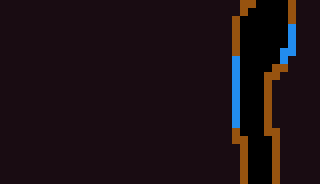

This is a level from a 2D game, rendered from its Tiled map with the project's own tilesets. A one-line summary and the complete map file follow:
An orthogonal 40x23 tile map with 8x8 px tiles, 2 tile layers (Terrain, Spikes).

<map version="1.10" tiledversion="1.12.2" orientation="orthogonal" renderorder="right-down" width="40" height="23" tilewidth="8" tileheight="8" infinite="0" nextlayerid="7" nextobjectid="46">
 <tileset firstgid="1" source="../tiles/Foregound.tsx" />
 <layer id="1" name="Terrain" width="40" height="23">
  <data encoding="csv">
5,5,5,5,5,5,5,5,5,5,5,5,5,5,5,5,5,5,5,5,5,5,5,5,5,5,5,5,5,5,1,1,0,0,0,0,1,5,5,5,
5,5,5,5,5,5,5,5,5,5,5,5,5,5,5,5,5,5,5,5,5,5,5,5,5,5,5,5,5,5,1,0,0,0,0,0,1,5,5,5,
5,5,5,5,5,5,5,5,5,5,5,5,5,5,5,5,5,5,5,5,5,5,5,5,5,5,5,5,5,1,0,0,0,0,0,0,1,5,5,5,
5,5,5,5,5,5,5,5,5,5,5,5,5,5,5,5,5,5,5,5,5,5,5,5,5,5,5,5,5,1,0,0,0,0,0,0,7,5,5,5,
5,5,5,5,5,5,5,5,5,5,5,5,5,5,5,5,5,5,5,5,5,5,5,5,5,5,5,5,5,1,0,0,0,0,0,0,7,5,5,5,
5,5,5,5,5,5,5,5,5,5,5,5,5,5,5,5,5,5,5,5,5,5,5,5,5,5,5,5,5,1,0,0,0,0,0,0,7,5,5,5,
5,5,5,5,5,5,5,5,5,5,5,5,5,5,5,5,5,5,5,5,5,5,5,5,5,5,5,5,5,1,0,0,0,0,0,7,7,5,5,5,
5,5,5,5,5,5,5,5,5,5,5,5,5,5,5,5,5,5,5,5,5,5,5,5,5,5,5,5,5,7,0,0,0,0,0,7,5,5,5,5,
5,5,5,5,5,5,5,5,5,5,5,5,5,5,5,5,5,5,5,5,5,5,5,5,5,5,5,5,5,7,0,0,0,0,1,1,5,5,5,5,
5,5,5,5,5,5,5,5,5,5,5,5,5,5,5,5,5,5,5,5,5,5,5,5,5,5,5,5,5,7,0,0,0,1,1,5,5,5,5,5,
5,5,5,5,5,5,5,5,5,5,5,5,5,5,5,5,5,5,5,5,5,5,5,5,5,5,5,5,5,7,0,0,0,1,5,5,5,5,5,5,
5,5,5,5,5,5,5,5,5,5,5,5,5,5,5,5,5,5,5,5,5,5,5,5,5,5,5,5,5,7,0,0,0,1,5,5,5,5,5,5,
5,5,5,5,5,5,5,5,5,5,5,5,5,5,5,5,5,5,5,5,5,5,5,5,5,5,5,5,5,7,0,0,0,1,5,5,5,5,5,5,
5,5,5,5,5,5,5,5,5,5,5,5,5,5,5,5,5,5,5,5,5,5,5,5,5,5,5,5,5,7,0,0,0,1,5,5,5,5,5,5,
5,5,5,5,5,5,5,5,5,5,5,5,5,5,5,5,5,5,5,5,5,5,5,5,5,5,5,5,5,7,0,0,0,1,5,5,5,5,5,5,
5,5,5,5,5,5,5,5,5,5,5,5,5,5,5,5,5,5,5,5,5,5,5,5,5,5,5,5,5,7,0,0,0,1,5,5,5,5,5,5,
5,5,5,5,5,5,5,5,5,5,5,5,5,5,5,5,5,5,5,5,5,5,5,5,5,5,5,5,5,1,0,0,0,1,1,5,5,5,5,5,
5,5,5,5,5,5,5,5,5,5,5,5,5,5,5,5,5,5,5,5,5,5,5,5,5,5,5,5,5,1,1,0,0,0,1,5,5,5,5,5,
5,5,5,5,5,5,5,5,5,5,5,5,5,5,5,5,5,5,5,5,5,5,5,5,5,5,5,5,5,5,1,0,0,0,1,5,5,5,5,5,
5,5,5,5,5,5,5,5,5,5,5,5,5,5,5,5,5,5,5,5,5,5,5,5,5,5,5,5,5,5,1,0,0,0,1,5,5,5,5,5,
5,5,5,5,5,5,5,5,5,5,5,5,5,5,5,5,5,5,5,5,5,5,5,5,5,5,5,5,5,5,1,0,0,0,1,5,5,5,5,5,
5,5,5,5,5,5,5,5,5,5,5,5,5,5,5,5,5,5,5,5,5,5,5,5,5,5,5,5,5,5,1,0,0,0,1,5,5,5,5,5,
5,5,5,5,5,5,5,5,5,5,5,5,5,5,5,5,5,5,5,5,5,5,5,5,5,5,5,5,5,5,1,0,0,0,1,5,5,5,5,5
</data>
 </layer>
 <layer id="3" name="Spikes" width="40" height="23">
  <data encoding="csv">
0,0,0,0,0,0,0,0,0,0,0,0,0,0,0,0,0,0,0,0,0,0,0,0,0,0,0,0,0,0,0,0,0,0,0,0,0,0,0,0,
0,0,0,0,0,0,0,0,0,0,0,0,0,0,0,0,0,0,0,0,0,0,0,0,0,0,0,0,0,0,0,0,0,0,0,0,0,0,0,0,
0,0,0,0,0,0,0,0,0,0,0,0,0,0,0,0,0,0,0,0,0,0,0,0,0,0,0,0,0,0,0,0,0,0,0,0,0,0,0,0,
0,0,0,0,0,0,0,0,0,0,0,0,0,0,0,0,0,0,0,0,0,0,0,0,0,0,0,0,0,0,0,0,0,0,0,0,0,0,0,0,
0,0,0,0,0,0,0,0,0,0,0,0,0,0,0,0,0,0,0,0,0,0,0,0,0,0,0,0,0,0,0,0,0,0,0,0,0,0,0,0,
0,0,0,0,0,0,0,0,0,0,0,0,0,0,0,0,0,0,0,0,0,0,0,0,0,0,0,0,0,0,0,0,0,0,0,0,0,0,0,0,
0,0,0,0,0,0,0,0,0,0,0,0,0,0,0,0,0,0,0,0,0,0,0,0,0,0,0,0,0,0,0,0,0,0,0,0,0,0,0,0,
0,0,0,0,0,0,0,0,0,0,0,0,0,0,0,0,0,0,0,0,0,0,0,0,0,0,0,0,0,0,0,0,0,0,0,0,0,0,0,0,
0,0,0,0,0,0,0,0,0,0,0,0,0,0,0,0,0,0,0,0,0,0,0,0,0,0,0,0,0,0,0,0,0,0,0,0,0,0,0,0,
0,0,0,0,0,0,0,0,0,0,0,0,0,0,0,0,0,0,0,0,0,0,0,0,0,0,0,0,0,0,0,0,0,0,0,0,0,0,0,0,
0,0,0,0,0,0,0,0,0,0,0,0,0,0,0,0,0,0,0,0,0,0,0,0,0,0,0,0,0,0,0,0,0,0,0,0,0,0,0,0,
0,0,0,0,0,0,0,0,0,0,0,0,0,0,0,0,0,0,0,0,0,0,0,0,0,0,0,0,0,0,0,0,0,0,0,0,0,0,0,0,
0,0,0,0,0,0,0,0,0,0,0,0,0,0,0,0,0,0,0,0,0,0,0,0,0,0,0,0,0,0,0,0,0,0,0,0,0,0,0,0,
0,0,0,0,0,0,0,0,0,0,0,0,0,0,0,0,0,0,0,0,0,0,0,0,0,0,0,0,0,0,0,0,0,0,0,0,0,0,0,0,
0,0,0,0,0,0,0,0,0,0,0,0,0,0,0,0,0,0,0,0,0,0,0,0,0,0,0,0,0,0,0,0,0,0,0,0,0,0,0,0,
0,0,0,0,0,0,0,0,0,0,0,0,0,0,0,0,0,0,0,0,0,0,0,0,0,0,0,0,0,0,0,0,0,0,0,0,0,0,0,0,
0,0,0,0,0,0,0,0,0,0,0,0,0,0,0,0,0,0,0,0,0,0,0,0,0,0,0,0,0,0,0,0,0,0,0,0,0,0,0,0,
0,0,0,0,0,0,0,0,0,0,0,0,0,0,0,0,0,0,0,0,0,0,0,0,0,0,0,0,0,0,0,0,0,0,0,0,0,0,0,0,
0,0,0,0,0,0,0,0,0,0,0,0,0,0,0,0,0,0,0,0,0,0,0,0,0,0,0,0,0,0,0,0,0,0,0,0,0,0,0,0,
0,0,0,0,0,0,0,0,0,0,0,0,0,0,0,0,0,0,0,0,0,0,0,0,0,0,0,0,0,0,0,0,0,0,0,0,0,0,0,0,
0,0,0,0,0,0,0,0,0,0,0,0,0,0,0,0,0,0,0,0,0,0,0,0,0,0,0,0,0,0,0,0,0,0,0,0,0,0,0,0,
0,0,0,0,0,0,0,0,0,0,0,0,0,0,0,0,0,0,0,0,0,0,0,0,0,0,0,0,0,0,0,0,0,0,0,0,0,0,0,0,
0,0,0,0,0,0,0,0,0,0,0,0,0,0,0,0,0,0,0,0,0,0,0,0,0,0,0,0,0,0,0,0,0,0,0,0,0,0,0,0
</data>
 </layer>
 <objectgroup id="4" name="Death" />
 <objectgroup id="5" name="Entities" />
 <objectgroup id="6" name="Boundaries" />
</map>
